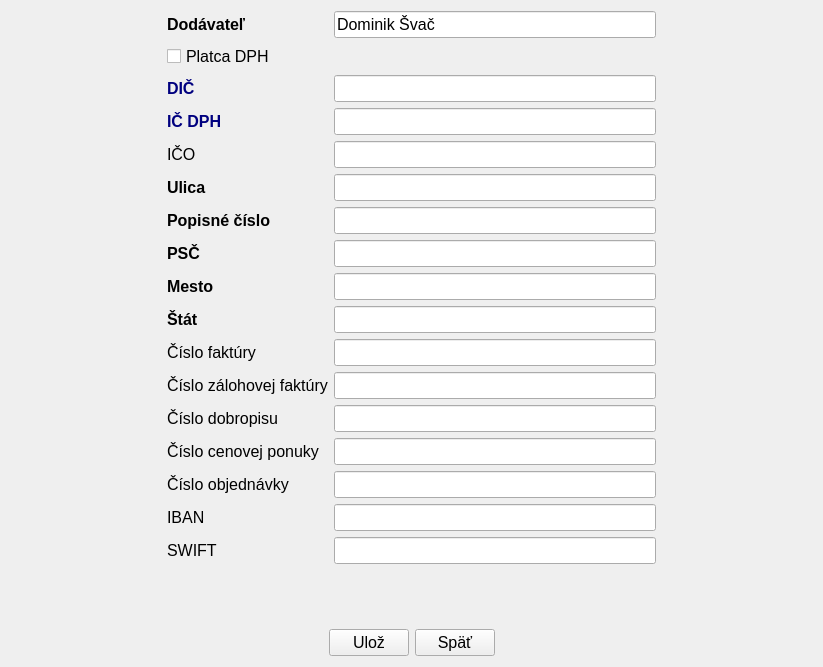
<?xml version="1.0" encoding="UTF-8"?>
<ui version="4.0">
 <class>AddSupplierPage</class>
 <widget class="QWidget" name="AddSupplierPage">
  <property name="geometry">
   <rect>
    <x>0</x>
    <y>0</y>
    <width>823</width>
    <height>667</height>
   </rect>
  </property>
  <property name="windowTitle">
   <string>Form</string>
  </property>
  <layout class="QGridLayout" name="gridLayout_2">
   <item row="0" column="1" colspan="4">
    <layout class="QGridLayout" name="gridLayout">
     <property name="spacing">
      <number>6</number>
     </property>
     <item row="11" column="1">
      <widget class="QLineEdit" name="lineEditNumberClassic">
       <property name="font">
        <font>
         <pointsize>12</pointsize>
         <weight>50</weight>
         <bold>false</bold>
        </font>
       </property>
       <property name="text">
        <string/>
       </property>
      </widget>
     </item>
     <item row="8" column="0">
      <widget class="QLabel" name="labelPSC_D">
       <property name="font">
        <font>
         <pointsize>12</pointsize>
         <weight>75</weight>
         <bold>true</bold>
        </font>
       </property>
       <property name="text">
        <string>PSČ</string>
       </property>
      </widget>
     </item>
     <item row="3" column="0">
      <widget class="QLabel" name="labelDIC_D">
       <property name="font">
        <font>
         <pointsize>12</pointsize>
         <weight>75</weight>
         <bold>true</bold>
        </font>
       </property>
       <property name="styleSheet">
        <string notr="true">color: rgb(0, 0, 127);</string>
       </property>
       <property name="text">
        <string>DIČ</string>
       </property>
      </widget>
     </item>
     <item row="0" column="1">
      <widget class="QLineEdit" name="lineEditNameD">
       <property name="sizePolicy">
        <sizepolicy hsizetype="Expanding" vsizetype="Fixed">
         <horstretch>0</horstretch>
         <verstretch>0</verstretch>
        </sizepolicy>
       </property>
       <property name="font">
        <font>
         <pointsize>12</pointsize>
         <weight>50</weight>
         <bold>false</bold>
        </font>
       </property>
       <property name="text">
        <string>Dominik Švač</string>
       </property>
      </widget>
     </item>
     <item row="16" column="1">
      <widget class="QLineEdit" name="lineEditIBAN">
       <property name="font">
        <font>
         <pointsize>12</pointsize>
         <weight>50</weight>
         <bold>false</bold>
        </font>
       </property>
      </widget>
     </item>
     <item row="1" column="0">
      <widget class="QCheckBox" name="checkBoxDPHPayer">
       <property name="enabled">
        <bool>true</bool>
       </property>
       <property name="font">
        <font>
         <pointsize>12</pointsize>
         <weight>50</weight>
         <bold>false</bold>
        </font>
       </property>
       <property name="text">
        <string>Platca DPH</string>
       </property>
       <property name="checked">
        <bool>false</bool>
       </property>
       <property name="tristate">
        <bool>false</bool>
       </property>
      </widget>
     </item>
     <item row="12" column="0">
      <widget class="QLabel" name="labelNumberDeposit">
       <property name="font">
        <font>
         <pointsize>12</pointsize>
        </font>
       </property>
       <property name="text">
        <string>Číslo zálohovej faktúry</string>
       </property>
      </widget>
     </item>
     <item row="6" column="1">
      <widget class="QLineEdit" name="lineEditStreetD">
       <property name="font">
        <font>
         <pointsize>12</pointsize>
         <weight>50</weight>
         <bold>false</bold>
        </font>
       </property>
      </widget>
     </item>
     <item row="4" column="1">
      <widget class="QLineEdit" name="lineEditICDPH_D">
       <property name="font">
        <font>
         <pointsize>12</pointsize>
         <weight>50</weight>
         <bold>false</bold>
        </font>
       </property>
      </widget>
     </item>
     <item row="17" column="0">
      <widget class="QLabel" name="labelSWIFT">
       <property name="font">
        <font>
         <pointsize>12</pointsize>
         <weight>50</weight>
         <bold>false</bold>
        </font>
       </property>
       <property name="styleSheet">
        <string notr="true"/>
       </property>
       <property name="text">
        <string>SWIFT</string>
       </property>
      </widget>
     </item>
     <item row="14" column="0">
      <widget class="QLabel" name="labelNumberPriceoffer">
       <property name="font">
        <font>
         <pointsize>12</pointsize>
        </font>
       </property>
       <property name="text">
        <string>Číslo cenovej ponuky</string>
       </property>
      </widget>
     </item>
     <item row="7" column="0">
      <widget class="QLabel" name="labelStreetNumberD">
       <property name="font">
        <font>
         <pointsize>12</pointsize>
         <weight>75</weight>
         <bold>true</bold>
        </font>
       </property>
       <property name="text">
        <string>Popisné číslo</string>
       </property>
      </widget>
     </item>
     <item row="13" column="0">
      <widget class="QLabel" name="labelNumberCanceled">
       <property name="font">
        <font>
         <pointsize>12</pointsize>
        </font>
       </property>
       <property name="text">
        <string>Číslo dobropisu</string>
       </property>
      </widget>
     </item>
     <item row="5" column="0">
      <widget class="QLabel" name="labelICO_D">
       <property name="sizePolicy">
        <sizepolicy hsizetype="Preferred" vsizetype="Preferred">
         <horstretch>0</horstretch>
         <verstretch>0</verstretch>
        </sizepolicy>
       </property>
       <property name="font">
        <font>
         <pointsize>12</pointsize>
         <weight>50</weight>
         <bold>false</bold>
        </font>
       </property>
       <property name="styleSheet">
        <string notr="true"/>
       </property>
       <property name="text">
        <string>IČO</string>
       </property>
      </widget>
     </item>
     <item row="4" column="0">
      <widget class="QLabel" name="labelICDPH_D">
       <property name="font">
        <font>
         <pointsize>12</pointsize>
         <weight>75</weight>
         <bold>true</bold>
        </font>
       </property>
       <property name="styleSheet">
        <string notr="true">color: rgb(0, 0, 127);</string>
       </property>
       <property name="text">
        <string>IČ DPH</string>
       </property>
      </widget>
     </item>
     <item row="3" column="1">
      <widget class="QLineEdit" name="lineEditDIC_D">
       <property name="font">
        <font>
         <pointsize>12</pointsize>
         <weight>50</weight>
         <bold>false</bold>
        </font>
       </property>
      </widget>
     </item>
     <item row="11" column="0">
      <widget class="QLabel" name="labelNumberClassic">
       <property name="font">
        <font>
         <pointsize>12</pointsize>
         <weight>50</weight>
         <bold>false</bold>
        </font>
       </property>
       <property name="text">
        <string>Číslo faktúry</string>
       </property>
      </widget>
     </item>
     <item row="9" column="1">
      <widget class="QLineEdit" name="lineEditCityD">
       <property name="font">
        <font>
         <pointsize>12</pointsize>
         <weight>50</weight>
         <bold>false</bold>
        </font>
       </property>
      </widget>
     </item>
     <item row="10" column="0">
      <widget class="QLabel" name="labelStateD">
       <property name="font">
        <font>
         <pointsize>12</pointsize>
         <weight>75</weight>
         <bold>true</bold>
        </font>
       </property>
       <property name="text">
        <string>Štát</string>
       </property>
      </widget>
     </item>
     <item row="6" column="0">
      <widget class="QLabel" name="labelStreetD">
       <property name="font">
        <font>
         <pointsize>12</pointsize>
         <weight>75</weight>
         <bold>true</bold>
        </font>
       </property>
       <property name="text">
        <string>Ulica</string>
       </property>
      </widget>
     </item>
     <item row="17" column="1">
      <widget class="QLineEdit" name="lineEditSWIFT">
       <property name="font">
        <font>
         <pointsize>12</pointsize>
         <weight>50</weight>
         <bold>false</bold>
        </font>
       </property>
      </widget>
     </item>
     <item row="5" column="1">
      <widget class="QLineEdit" name="lineEditICO_D">
       <property name="font">
        <font>
         <pointsize>12</pointsize>
         <weight>50</weight>
         <bold>false</bold>
        </font>
       </property>
      </widget>
     </item>
     <item row="9" column="0">
      <widget class="QLabel" name="labelCityD">
       <property name="font">
        <font>
         <pointsize>12</pointsize>
         <weight>75</weight>
         <bold>true</bold>
        </font>
       </property>
       <property name="text">
        <string>Mesto</string>
       </property>
      </widget>
     </item>
     <item row="0" column="0">
      <widget class="QLabel" name="labelNameD">
       <property name="sizePolicy">
        <sizepolicy hsizetype="Preferred" vsizetype="Preferred">
         <horstretch>0</horstretch>
         <verstretch>0</verstretch>
        </sizepolicy>
       </property>
       <property name="font">
        <font>
         <pointsize>12</pointsize>
         <weight>75</weight>
         <bold>true</bold>
        </font>
       </property>
       <property name="text">
        <string>Dodávateľ</string>
       </property>
      </widget>
     </item>
     <item row="8" column="1">
      <widget class="QLineEdit" name="lineEditPSC_D">
       <property name="font">
        <font>
         <pointsize>12</pointsize>
         <weight>50</weight>
         <bold>false</bold>
        </font>
       </property>
      </widget>
     </item>
     <item row="10" column="1">
      <widget class="QLineEdit" name="lineEditStateD">
       <property name="font">
        <font>
         <pointsize>12</pointsize>
         <weight>50</weight>
         <bold>false</bold>
        </font>
       </property>
      </widget>
     </item>
     <item row="16" column="0">
      <widget class="QLabel" name="labelIBAN">
       <property name="font">
        <font>
         <pointsize>12</pointsize>
         <weight>50</weight>
         <bold>false</bold>
        </font>
       </property>
       <property name="styleSheet">
        <string notr="true"/>
       </property>
       <property name="text">
        <string>IBAN</string>
       </property>
      </widget>
     </item>
     <item row="7" column="1">
      <widget class="QLineEdit" name="lineEditStreetNumberD">
       <property name="font">
        <font>
         <pointsize>12</pointsize>
        </font>
       </property>
      </widget>
     </item>
     <item row="15" column="0">
      <widget class="QLabel" name="labelNumberOrder">
       <property name="font">
        <font>
         <pointsize>12</pointsize>
        </font>
       </property>
       <property name="text">
        <string>Číslo objednávky</string>
       </property>
      </widget>
     </item>
     <item row="12" column="1">
      <widget class="QLineEdit" name="lineEditNumberDeposit">
       <property name="font">
        <font>
         <pointsize>12</pointsize>
        </font>
       </property>
      </widget>
     </item>
     <item row="13" column="1">
      <widget class="QLineEdit" name="lineEditNumberCanceled">
       <property name="font">
        <font>
         <pointsize>12</pointsize>
        </font>
       </property>
      </widget>
     </item>
     <item row="14" column="1">
      <widget class="QLineEdit" name="lineEditPriceoffer">
       <property name="font">
        <font>
         <pointsize>12</pointsize>
        </font>
       </property>
      </widget>
     </item>
     <item row="15" column="1">
      <widget class="QLineEdit" name="lineEditNumberOrder">
       <property name="font">
        <font>
         <pointsize>12</pointsize>
        </font>
       </property>
      </widget>
     </item>
    </layout>
   </item>
   <item row="2" column="4">
    <spacer name="horizontalSpacer_2">
     <property name="orientation">
      <enum>Qt::Horizontal</enum>
     </property>
     <property name="sizeHint" stdset="0">
      <size>
       <width>40</width>
       <height>20</height>
      </size>
     </property>
    </spacer>
   </item>
   <item row="2" column="1">
    <spacer name="horizontalSpacer">
     <property name="orientation">
      <enum>Qt::Horizontal</enum>
     </property>
     <property name="sizeHint" stdset="0">
      <size>
       <width>40</width>
       <height>20</height>
      </size>
     </property>
    </spacer>
   </item>
   <item row="0" column="5">
    <spacer name="horizontalSpacer_3">
     <property name="orientation">
      <enum>Qt::Horizontal</enum>
     </property>
     <property name="sizeHint" stdset="0">
      <size>
       <width>40</width>
       <height>20</height>
      </size>
     </property>
    </spacer>
   </item>
   <item row="2" column="2">
    <widget class="QPushButton" name="buttonSave">
     <property name="font">
      <font>
       <pointsize>12</pointsize>
      </font>
     </property>
     <property name="text">
      <string>Ulož</string>
     </property>
    </widget>
   </item>
   <item row="2" column="3">
    <widget class="QPushButton" name="buttonBack">
     <property name="font">
      <font>
       <pointsize>12</pointsize>
      </font>
     </property>
     <property name="text">
      <string>Späť</string>
     </property>
    </widget>
   </item>
   <item row="1" column="2">
    <spacer name="verticalSpacer">
     <property name="orientation">
      <enum>Qt::Vertical</enum>
     </property>
     <property name="sizeHint" stdset="0">
      <size>
       <width>20</width>
       <height>40</height>
      </size>
     </property>
    </spacer>
   </item>
   <item row="0" column="0">
    <spacer name="horizontalSpacer_4">
     <property name="orientation">
      <enum>Qt::Horizontal</enum>
     </property>
     <property name="sizeHint" stdset="0">
      <size>
       <width>40</width>
       <height>20</height>
      </size>
     </property>
    </spacer>
   </item>
  </layout>
 </widget>
 <tabstops>
  <tabstop>lineEditNameD</tabstop>
  <tabstop>checkBoxDPHPayer</tabstop>
  <tabstop>lineEditDIC_D</tabstop>
  <tabstop>lineEditICDPH_D</tabstop>
  <tabstop>lineEditICO_D</tabstop>
  <tabstop>lineEditStreetD</tabstop>
  <tabstop>lineEditStreetNumberD</tabstop>
  <tabstop>lineEditPSC_D</tabstop>
  <tabstop>lineEditCityD</tabstop>
  <tabstop>lineEditStateD</tabstop>
  <tabstop>lineEditNumberClassic</tabstop>
  <tabstop>lineEditIBAN</tabstop>
  <tabstop>lineEditSWIFT</tabstop>
  <tabstop>buttonSave</tabstop>
  <tabstop>buttonBack</tabstop>
 </tabstops>
 <resources/>
 <connections/>
</ui>
